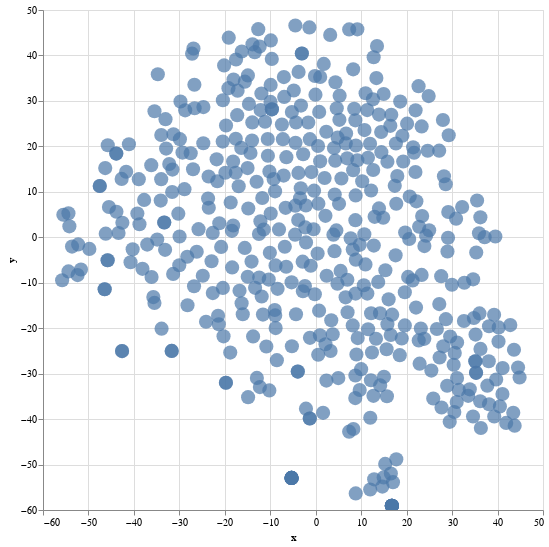

The code cell stored with this chart in its notebook:
### Code cell
docs_tsne_th = TSNE(n_components=2, learning_rate='auto',
                    init='pca').fit_transform(tfidf_th)
data_th = pd.DataFrame({'x': docs_tsne_th[:,0],
                        'y': docs_tsne_th[:,1],
                        'institution': df['Institution']})
                        #'Category': df['labelGeneric']
alt.data_transformers.disable_max_rows()
alt.Chart(data_th[:]).mark_circle(size=200).encode(
    x="x", y="y",# color='Category',
    tooltip=['institution']
    ).interactive().properties(
    width=500,
    height=500
)

### Figure 1 — Vega-Lite specification as saved in the notebook (floating-point values rounded to 4 significant figures; data arrays with more than 128 entries replaced by an {"elided": "..."} marker saying what was removed)
{"config": {"view": {"continuousWidth": 300, "continuousHeight": 300}}, "data": {"name": "data-6455f1281b8d8e7be652df079632a314"}, "mark": {"type": "circle", "size": 200}, "encoding": {"tooltip": [{"field": "institution", "type": "nominal"}], "x": {"field": "x", "type": "quantitative"}, "y": {"field": "y", "type": "quantitative"}}, "height": 500, "params": [{"name": "param_6", "select": {"type": "interval", "encodings": ["x", "y"]}, "bind": "scales"}], "width": 500, "$schema": "https://vega.github.io/schema/vega-lite/v5.20.1.json", "datasets": {"data-6455f1281b8d8e7be652df079632a314": {"elided": "474 records"}}}
